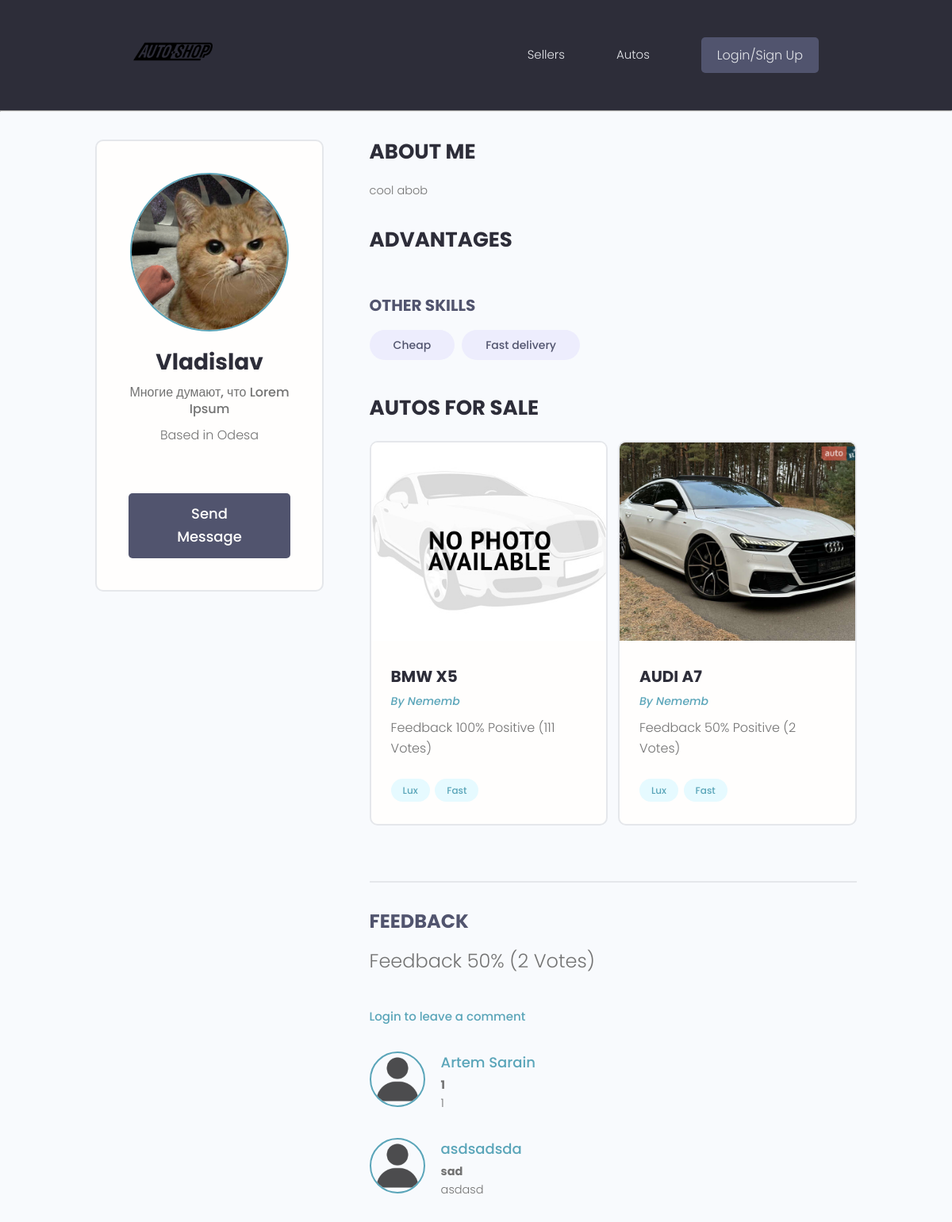
Screenshot of /users/profile/2/ with the database file from the repository.
### users/models.py (models this page shows, shortened)
class Profile(models.Model):
    id = models.BigAutoField(primary_key=True)
    user = models.OneToOneField(User, on_delete=models.CASCADE)
    name = models.CharField(max_length=50, null=True, blank=True)
    email = models.EmailField(max_length=254, default="default@example.com")
    username = models.CharField(max_length=50, null=True, blank=True)
    shortbio = models.CharField(max_length=100, null=True, blank=True)
    bio = models.TextField(null=True, blank=True)
    profile_image = models.ImageField(null=True, blank=True, default="profiles/default-user.png", upload_to='profiles/')
    location = models.CharField(max_length=200)
    social_telegram = models.CharField(max_length=500, null=True, blank=True)
    social_youtube = models.CharField(max_length=500, null=True, blank=True)
    vote_total = models.IntegerField(default=0, null=True, blank=True)
    vote_ratio = models.IntegerField(default=0, null=True, blank=True)
    created = models.DateTimeField(auto_now_add=True)
    def __str__(self):
        return self.username
    @property
    def commentators(self):
        querySet = self.profilecomment_set.all().values_list('from_user__id', flat=True)
        return querySet

class Advantage(models.Model):
    owner = models.ForeignKey(Profile, on_delete=models.CASCADE, null=True, blank=True)
    name = models.CharField(max_length=100)
    description = models.CharField(max_length=300, null=True, blank=True)
    id = models.BigAutoField(primary_key=True)
    created = models.DateTimeField(auto_now_add=True)
    def __str__(self):
        return self.name

class ProfileComment(models.Model):
    VOTE_TYPE = (
        ("like", "Recommend user"),
        ("dislike", "Don't recommend user")
    )
    id = models.BigAutoField(primary_key=True)
    profile = models.ForeignKey(Profile, on_delete=models.CASCADE)
    from_user = models.ForeignKey(Profile, on_delete=models.CASCADE, related_name="comments_made", null=True)
    topic = models.CharField(max_length=30)
    comment = models.TextField()
    value = models.CharField(max_length=200, choices=VOTE_TYPE)
    vote_total = models.IntegerField(default=0, null=True, blank=True)
    vote_ratio = models.IntegerField(default=0, null=True, blank=True)
    views = models.IntegerField(default=0)
    created = models.DateTimeField(auto_now_add=True)
    class Meta:
        unique_together = [["from_user", "profile"]]

### autos/models.py (models this page shows, shortened)
class AutosModel(models.Model):
    owner = models.ForeignKey(Profile, null=True, blank=True, on_delete=models.SET_NULL)
    id = models.BigAutoField(primary_key=True)
    car_brand = models.CharField(max_length=50)
    car_model = models.CharField(max_length=50)
    price = models.IntegerField(default=0)
    featured_image = models.ImageField(null=True, blank=True, default="default-auto.jpg")
    description = models.TextField(null=True, blank=True)
    vote_total = models.IntegerField(default=0, null=True, blank=True)
    vote_ratio = models.IntegerField(default=0, null=True, blank=True)
    created = models.DateTimeField(auto_now_add=True)
    tags = models.ManyToManyField('Tag', blank=True)
    class Meta:
        ordering = ['-vote_ratio', '-vote_total', 'car_brand', 'car_model']

class Tag(models.Model):
    name = models.CharField(max_length=100)
    id = models.BigAutoField(primary_key=True)
    created = models.DateTimeField(auto_now_add=True)
    def __str__(self):
        return self.name

### users/views.py (the view, shortened to what this page needs)
# urls.py: path('profile/<int:pk>/', views.userProfile, name='user-profile'),
def userProfile(request, pk):
    form = CommentUserForm()
    profile = Profile.objects.get(id=pk)
    adv_descr = profile.advantage_set.exclude(description__exact="").exclude(description__isnull=True)
    adv = profile.advantage_set.filter(description__exact="").union(profile.advantage_set.filter(description__isnull=True))
    contex = {'profile': profile, 'adv_descr': adv_descr,
              'adv': adv, "form": form}
    return render(request, 'users/profile.html', contex)

### users/templates/users/profile.html (shortened to what this page needs)
{% extends 'main.html' %}
{% block content %}
<main class="profile my-md">
    <div class="container">
        <div class="layout">
            <div class="column column--1of3">
                <div class="card text-center">
                    <div class="card__body dev">
                        <img class="avatar avatar--xl" src="{{ profile.profile_image.url }}"/>
                        <h2 class="dev__name">{{profile.name}}</h2>
                        <p class="dev__title">{{profile.shortbio}}</p>
                        <p class="dev__location">Based in {{profile.location}}</p>
                        {% if request.user != profile.user %}
                        <a href="{% url 'create-message' profile.id %}" class="btn btn--sub btn--lg">Send Message </a>
                        {% endif %}
                    </div>
                </div>
            </div>
            <div class="column column--2of3">
                <div class="devInfo">
                    <h3 class="devInfo__title">About Me</h3>
                    <p class="devInfo__about">{{profile.bio}}</p>
                </div>
                <div class="devInfo">
                    <h3 class="devInfo__title">Advantages</h3>
                    <div class="devInfo__skills">
                        <h3 class="devInfo__subtitle">Other Skills</h3>
                        <div class="devInfo__otherSkills">
                            {% for adv in adv %}
                            <span class="tag tag--pill tag--sub tag--lg">
                  <small>{{adv}}</small>
                </span>
                            {% endfor %}
                        </div>
                    </div>
                </div>
                <div class="devInfo">
                    <h3 class="devInfo__title">Autos for sale</h3>
                    <div class="grid grid--two">
                        {% for auto in profile.autosmodel_set.all %}
                        <div class="column">
                            <div class="card project">
                                <a href="{% url 'user-profile' profile.id %}" class="project">
                                    <img class="project__thumbnail" src="{{auto.featured_image.url}}"
                                         alt="project thumbnail"/>
                                    <div class="card__body">
                                        <h3 class="project__title">{{auto.car_brand}} {{auto.car_model}}</h3>
                                        <p><a class="project__author" href="{% url 'user-profile' auto.owner.id %}">By
                                            {{auto.owner}}</a></p>
                                        <p class="project--rating">
                                            Feedback {{auto.vote_ratio}}% Positive ({{auto.vote_total}}
                                            Vote{{auto.vote_total|pluralize:"s"}})
                                        </p>
                                        <div class="project__tags">
                                            {% for tag in auto.tags.all %}
                                            <span class="tag tag--pill tag--main">
                          <small>{{tag}}</small>
                        </span>
                                            {% endfor %}
                                        </div>
                                    </div>
                                </a>
                            </div>
                        </div>
                        {% endfor %}
                    </div>
                    <div class="comments">
                        <h3 class="singleProject__subtitle">Feedback</h3>
                        <h5 class="project--rating">
                            Feedback {{profile.vote_ratio}}% ({{profile.vote_total}} Vote{{profile.vote_total|pluralize:"s"}})
                        </h5>
                        {% if request.user.profile.id in profile.commentators %}
                        <p>You have already commented this profile</p>
                        {% elif request.user == profile.user %}
                        <p>You cannot comment your own profile</p>
                        {% else %}
                        <a href="{% url 'login' %}?next={{request.path}}">Login to leave a comment</a>
                        {% endif %}
                        <div class="commentList">
                            {% for comment in profile.profilecomment_set.all %}
                            {% if comment.comment %}
                            <div class="comment">
                                <a href="{% url 'user-profile' comment.from_user.id %}">
                                    <img class="avatar avatar--md" src="{{comment.from_user.profile_image.url}}"
                                         alt="user"/>
                                </a>
                                <div class="comment__details">
                                    <a href="{% url 'user-profile' comment.from_user.id %}"
                                       class="comment__author">{{comment.from_user.name}}</a>
                                    <p class="comment__info"><b>{{comment.topic|linebreaksbr}}</b></p>
                                    <p class="comment__info">{{comment.comment|linebreaksbr}}</p>
                                </div>
                            </div>
                            {% endif %}
                            {% endfor %}
                        </div>
                    </div>
                </div>
            </div>
        </div>
    </div>
</main>
{% endblock content %}

### static/styles/app.css (style rules this page uses)
:root { --color-sub: #2d2d39; }
.btn--sub { background-color: var(--color-sub-light); }
.card { border: 2px solid var(--color-light); }
img { width: 100%; }
.profile .card > .dev { padding: 4rem; }
.dev__name { color: var(--color-sub); font-size: 2.8rem; font-weight: 700; margin-top: 1rem; margin-bottom: 0.5rem; }
.dev__title { font-size: 1.6rem; font-weight: 500; line-height: 1.3; }
.dev__location { margin-top: 1rem; }
.devInfo { margin-bottom: 3rem; }
.devInfo__title, .devInfo__subtitle { font-size: 2.6rem; color: var(--color-sub); text-transform: uppercase; font-weight: 700; margin-bottom: 1.5rem; }
.devInfo__subtitle { font-size: 2rem; color: var(--color-sub-light); }
.devInfo__about, .devSkill__info { font-size: 1.45rem; line-height: 1.7; text-align: justify; }
.project__author { font-size: 1.4rem; font-style: italic; }
.project--rating { margin-bottom: 1.6em; margin-top: .5em; }
.singleProject__subtitle { text-transform: uppercase; font-size: 2.4rem; font-weight: 700; color: var(--color-sub-light); margin-bottom: 1rem; }
.project__thumbnail { height: 25rem; object-fit: cover; object-position: top center; }
.project__title { font-size: 2rem; font-weight: 700; color: var(--color-sub); }
.comments { margin-top: 4rem; padding-top: 3rem; border-top: 2px solid var(--color-light); }
.commentList { margin: 3rem 0; }
.comment { display: flex; gap: 2rem; }
.comment:not(:last-child) { margin-bottom: 3rem; }
.comment__author { font-size: 1.8rem; }
.comment__info { font-size: 1.45rem; }

### static/uikit/styles/modules/_variables.css (style rules this page uses)
:root { --color-main: #5aa5b9; --color-main-light: #e6faff; --color-sub: #3f4156; --color-sub-light: #51546e; --color-sub-lighter: #ededfd; --color-text: #737373; --color-gray: #8b8b8b; --color-light: #e5e7eb; --color-light-gray: #767676; --color-bg: #f8fafd; --color-white: #fffefd; --color-white-light: #f3f3f3; --color-success: #359e64; --color-success-bg: #def8e8; --color-error: #fc4b0b; --color-error-bg: #fff2ee; --font-base: 'Poppins', arial, helvetica, 'Segoe UI', roboto, ubuntu, sans-serif; --font-monospace: 'Fira Code', 'Courier New', courier, monospace; --font-regular: 300; --font-medium: 500; --font-bold: 700; --generic-shadow: 1px 1px 5px #00000010; --generic-transition: all 0.3s ease-in-out; }

### static/uikit/styles/modules/_base.css (style rules this page uses)
* { margin: 0; padding: 0; box-sizing: border-box; text-rendering: optimizeLegibility; color: inherit; font-size: inherit; }
html { font-size: 50%; }
@media only screen and (min-width: 480px) { html { font-size: 56.25%; } }
@media only screen and (min-width: 1200px) { html { font-size: 62.5%; } }
body { line-height: 1.6; font-weight: 400; font-size: 1.5rem; color: var(--color-text); background-color: var(--color-bg); min-height: 100vh; }

### static/uikit/styles/modules/_typography.css (style rules this page uses)
* { font-family: var(--font-base); }
h2 { font-size: 3.6rem; font-weight: var(--font-bold); }
h3 { font-size: 3.2rem; font-weight: var(--font-medium); }
h5 { font-size: 2.4rem; font-weight: var(--font-medium); }
h5, h6 { font-weight: var(--font-regular); }
p, span, strong { font-size: 1.6rem; color: var(--color-text); font-weight: var(--font-regular); }
a { padding-bottom: 2px; text-decoration: none; display: inline-block; color: var(--color-main); font-weight: var(--font-medium); }

### static/uikit/styles/modules/_utilities.css (style rules this page uses)
.container { width: 92%; max-width: 165rem; margin: 0 auto; box-sizing: border-box; }
@media screen and (min-width: 1000px) { .container { width: 90%; } }
@media screen and (min-width: 1200px) { .container { width: 80%; } }
.text-center { text-align: center; }
.my-md { margin: 3rem auto; }

### static/uikit/styles/modules/_avatar.css (style rules this page uses)
.avatar { border-radius: 50%; border: 2px solid var(--color-main); object-fit: cover; }
.avatar--xl { height: 20rem; width: 20rem; }
.avatar--md { height: 7rem; width: 7rem; }

### static/uikit/styles/modules/_button.css (style rules this page uses)
.btn { display: inline-block; position: relative; cursor: pointer; background-color: var(--color-light); font-weight: var(--font-medium); color: var(--color-sub); text-decoration: none; padding: 1rem 2rem; border-radius: 0.5rem; border: none; width: -webkit-fit-content; width: -moz-fit-content; width: fit-content; height: -webkit-fit-content; height: -moz-fit-content; height: fit-content; font-size: 1.6rem; outline-width: 0; outline-color: transparent; -webkit-backface-visibility: hidden; backface-visibility: hidden; transition: all 0.3s ease-in-out; }
.btn--sub { background-color: var(--color-sub); color: var(--color-white); }
.btn--lg { font-size: 1.8rem; padding: 1.2rem 4.5rem; }

### rows the page displays
Profile: profile_image (picture), name "Vladislav", shortbio "Многие думают, что Lorem Ipsum", location "Odesa", bio "cool abob", vote_ratio "50", vote_total "2"
Advantage: name "Cheap"
Advantage: name "Fast delivery"
AutosModel: featured_image (placeholder picture), car_brand "BMW", car_model "X5", owner "Nememb", vote_ratio "100", vote_total "111"
Tag: name "Lux"
Tag: name "Fast"
AutosModel: featured_image (picture), car_brand "AUDI", car_model "A7", owner "Nememb", vote_ratio "50", vote_total "2"
ProfileComment: from_user.profile_image (placeholder picture), from_user.name "Artem Sarain", topic "1", comment "1"
ProfileComment: from_user.profile_image (placeholder picture), from_user.name "asdsadsda", topic "sad", comment "asdasd"
